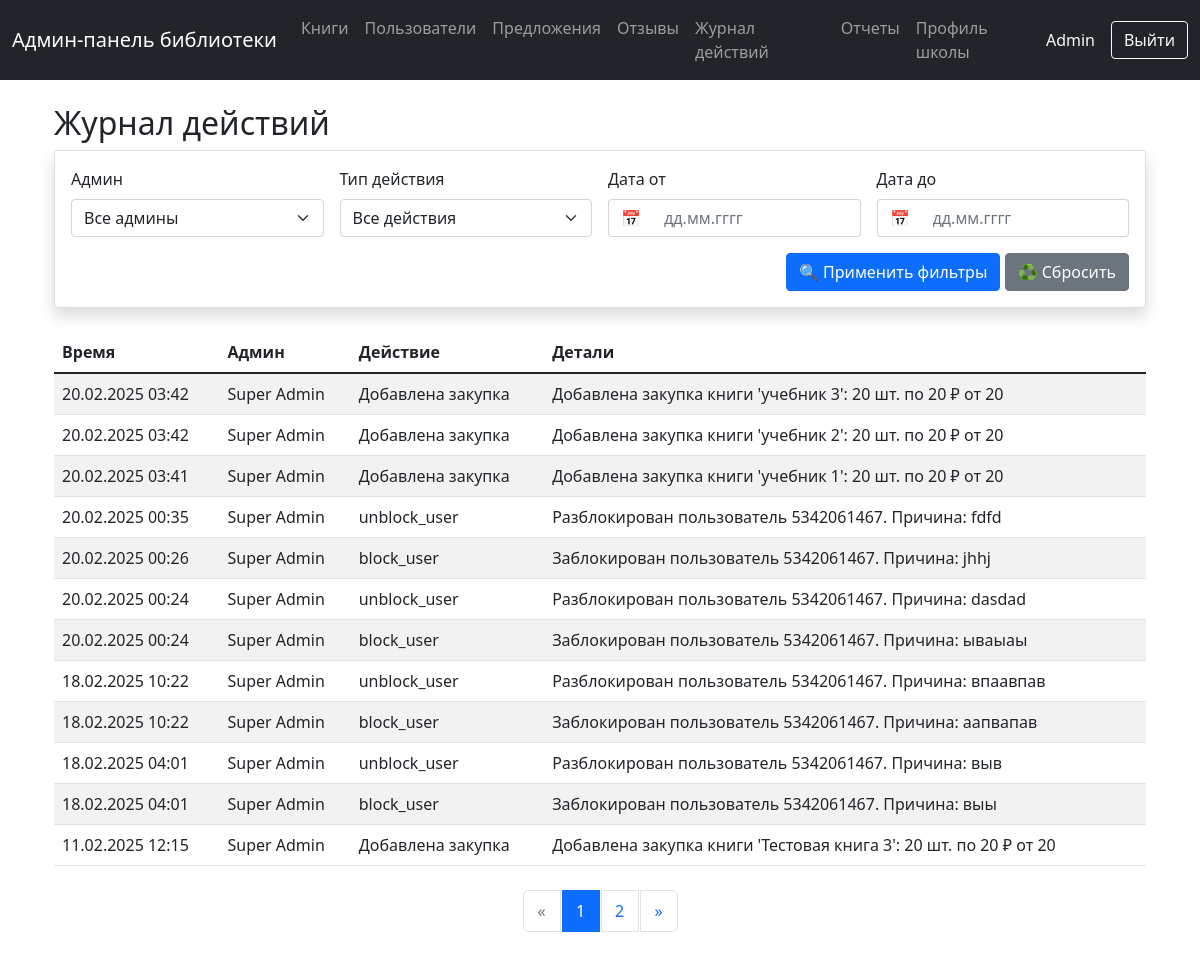
Page /logs (signed in) on the earlier database version.
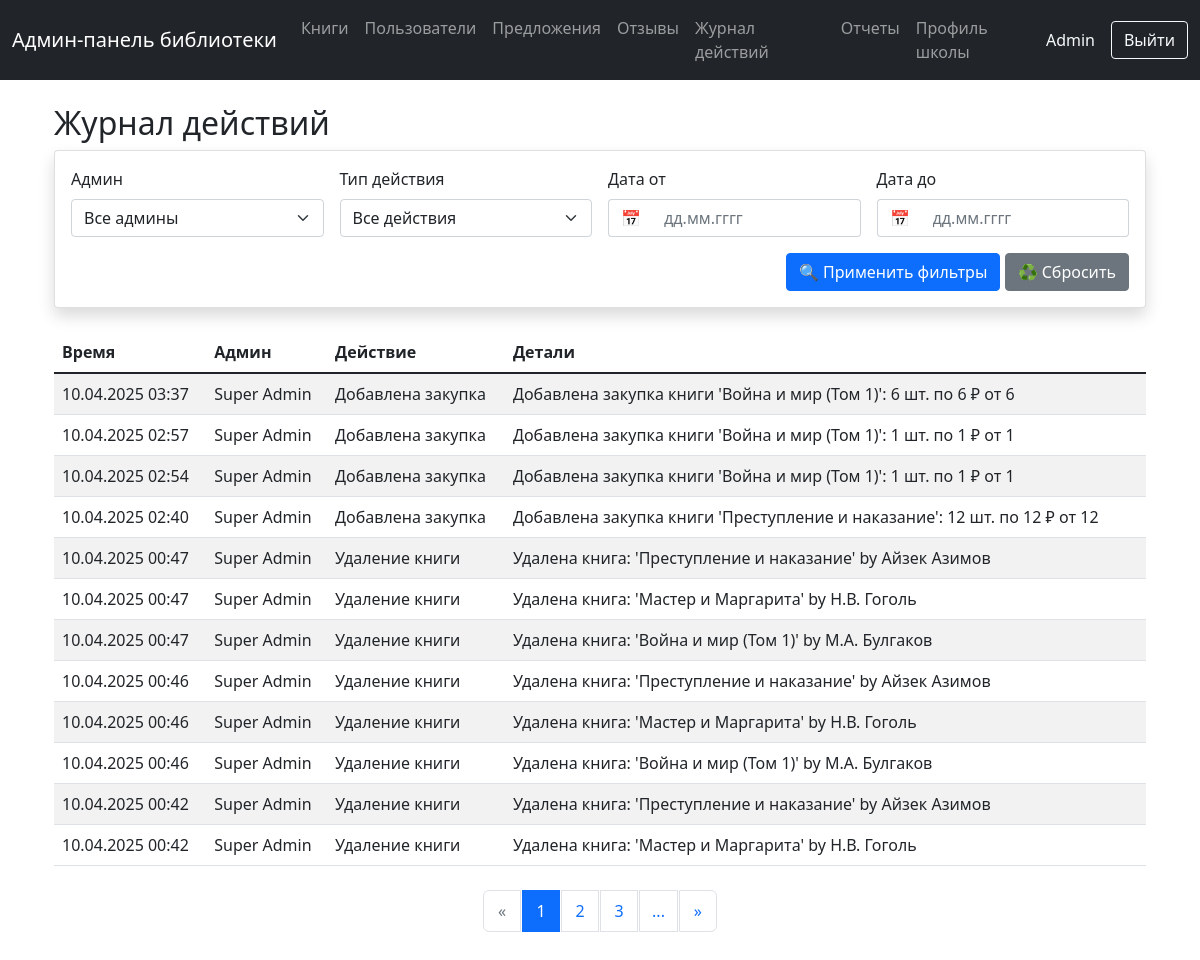
Same page on the later database version.
### tables this page shows
CREATE TABLE admin_logs (
                    id INTEGER PRIMARY KEY AUTOINCREMENT,
                    admin_id INTEGER,
                    action_type TEXT,
                    book_id INTEGER,
                    details TEXT,
                    timestamp TIMESTAMP DEFAULT CURRENT_TIMESTAMP,
                    FOREIGN KEY (admin_id) REFERENCES users (id),
                    FOREIGN KEY (book_id) REFERENCES books (id)
                );

CREATE TABLE users (
                    id INTEGER PRIMARY KEY,
                    username TEXT,
                    full_name TEXT,
                    phone TEXT,
                    role TEXT DEFAULT 'user',
                    is_blocked INTEGER DEFAULT 0,
                    created_at TIMESTAMP DEFAULT CURRENT_TIMESTAMP
                , class TEXT);

### routes.py (the view)
@router.get("/logs")
async def logs_page(
    request: Request,
    page: int = 1,
    admin_id: str = "",
    action_type: str = "",
    date_from: str = "",
    date_to: str = ""
):
    if not is_admin(request):
        return RedirectResponse(url="/login")
    admin_info = get_admin_info(request)
    items_per_page = 12
    try:
        with get_db() as conn:
            cursor = conn.cursor()
            cursor.execute("""
                SELECT DISTINCT u.id, u.full_name, u.username
                FROM admin_logs al
                JOIN users u ON al.admin_id = u.id
                ORDER BY COALESCE(u.full_name, u.username)
            """)
            admins = [{'id': row[0], 'name': row[1] or f"@{row[2]}"} for row in cursor.fetchall()]
            query = """
                SELECT
                    al.id,
                    al.action_type,
                    al.details,
                    strftime('%d.%m.%Y %H:%M', al.timestamp) as formatted_time,
                    u.full_name,
                    u.username
                FROM admin_logs al
                JOIN users u ON al.admin_id = u.id
                WHERE 1=1
            """
            params = []
            if admin_id:
                query += " AND al.admin_id = ?"
                params.append(admin_id)
            if action_type:
                query += " AND al.action_type = ?"
                params.append(action_type)
            if date_from:
                try:
                    day, month, year = date_from.split('.')
                    formatted_date = f"{year}-{month}-{day}"
                    query += " AND date(al.timestamp) >= date(?)"
                    params.append(formatted_date)
                except:
                    pass
            if date_to:
                try:
                    day, month, year = date_to.split('.')
                    formatted_date = f"{year}-{month}-{day}"
                    query += " AND date(al.timestamp) <= date(?)"
                    params.append(formatted_date)
                except:
                    pass
            count_query = f"SELECT COUNT(*) FROM ({query})"
            cursor.execute(count_query, params)
            total_records = cursor.fetchone()[0]
            total_pages = (total_records + items_per_page - 1) // items_per_page
            page = max(1, min(page, total_pages)) if total_pages > 0 else 1
            offset = (page - 1) * items_per_page
            query += " ORDER BY al.timestamp DESC LIMIT ? OFFSET ?"
            params.extend([items_per_page, offset])
            logging.info(f"SQL Query: {query}")
            logging.info(f"Params: {params}")
            cursor.execute(query, params)
            logs = []
            for row in cursor.fetchall():
                logs.append({
                    'id': row[0],
                    'action_type': row[1],
                    'details': row[2],
                    'timestamp': row[3],
                    'admin_name': row[4] or f"@{row[5]}"
                })
            filter_parts = []
            if admin_id:
                filter_parts.append(f"admin_id={admin_id}")
            if action_type:
                filter_parts.append(f"action_type={action_type}")
            if date_from:
                filter_parts.append(f"date_from={date_from}")
            if date_to:
                filter_parts.append(f"date_to={date_to}")
            filter_query = "&".join(filter_parts)
            return templates.TemplateResponse(
                "logs.html",
                {
                    "request": request,
                    "logs": logs,
                    "admin_info": admin_info,
                    "current_page": page,
                    "total_pages": total_pages,
                    "filter_query": filter_query,
                    "filters": {
                        "admin_id": admin_id,
                        "action_type": action_type,
                        "date_from": date_from,
                        "date_to": date_to
                    },
                    "admins": admins
                }
            )
    except Exception as e:
        logging.error(f"Error loading logs: {e}")
        raise HTTPException(status_code=500, detail=str(e))

### admin_panel/templates/logs.html (shortened to what the changed rows need)
{% extends "base.html" %}
{% block content %}
<link rel="stylesheet" href="https://cdn.jsdelivr.net/npm/flatpickr/dist/flatpickr.min.css">
<link rel="stylesheet" href="https://cdn.jsdelivr.net/npm/flatpickr/dist/themes/material_blue.css">
<div class="container mt-4">
    <h2>Журнал действий</h2>
    <div class="table-responsive">
        <table class="table table-striped">
            <thead>
                <tr>
                    <th>Время</th>
                    <th>Админ</th>
                    <th>Действие</th>
                    <th>Детали</th>
                </tr>
            </thead>
            <tbody>
                {% for log in logs %}
                <tr>
                    <td>{{ log.timestamp }}</td>
                    <td>{{ log.admin_name }}</td>
                    <td>
                        {% if log.action_type == 'add_book' %}
                            Добавление книги
                        {% elif log.action_type == 'edit_book' %}
                            Редактирование книги
                        {% elif log.action_type == 'delete_book' %}
                            Удаление книги
                        {% elif log.action_type == 'add_purchase' %}
                            Добавлена закупка
                        {% elif log.action_type == 'write_off_copy' %}
                            Списание экземпляра
                        {% else %}
                            {{ log.action_type }}
                        {% endif %}
                    </td>
                    <td>{{ log.details }}</td>
                </tr>
                {% endfor %}
            </tbody>
        </table>
    </div>
    {% if total_pages > 1 %}
    <nav aria-label="Page navigation" class="mt-4">
        <ul class="pagination justify-content-center">
            {% set start = (current_page - 2) if (current_page - 2) > 0 else 1 %}
            {% set end = (current_page + 2) if (current_page + 2) <= total_pages else total_pages %}
            {% for page in range(start, end + 1) %}
            <li class="page-item {% if page == current_page %}active{% endif %}">
                <a class="page-link" href="?page={{ page }}{{ '&' + filter_query if filter_query }}">{{ page }}</a>
            </li>
            {% endfor %}
            {% if end < total_pages %}
                <li class="page-item">
                    <span class="page-link">...</span>
                </li>
            {% endif %}
        </ul>
    </nav>
    {% endif %}
</div>
{% endblock %}

Differences in the rows shown:
no longer on this page (row unchanged): admin_logs: timestamp "20.02.2025 03:42", admin_name "Super Admin", action_type "Добавлена закупка", details "Добавлена закупка книги 'учебник 3': 20 шт. по 20 ₽ от 20"
no longer on this page (row unchanged): admin_logs: timestamp "20.02.2025 03:42", admin_name "Super Admin", action_type "Добавлена закупка", details "Добавлена закупка книги 'учебник 2': 20 шт. по 20 ₽ от 20"
no longer on this page (row unchanged): admin_logs: timestamp "20.02.2025 03:41", admin_name "Super Admin", action_type "Добавлена закупка", details "Добавлена закупка книги 'учебник 1': 20 шт. по 20 ₽ от 20"
no longer on this page (row unchanged): admin_logs: timestamp "20.02.2025 00:35", admin_name "Super Admin", action_type "unblock_user", details "Разблокирован пользователь 5342061467. Причина: fdfd"
no longer on this page (row unchanged): admin_logs: timestamp "20.02.2025 00:26", admin_name "Super Admin", action_type "block_user", details "Заблокирован пользователь 5342061467. Причина: jhhj"
no longer on this page (row unchanged): admin_logs: timestamp "20.02.2025 00:24", admin_name "Super Admin", action_type "unblock_user", details "Разблокирован пользователь 5342061467. Причина: dasdad"
no longer on this page (row unchanged): admin_logs: timestamp "20.02.2025 00:24", admin_name "Super Admin", action_type "block_user", details "Заблокирован пользователь 5342061467. Причина: ываыаы"
no longer on this page (row unchanged): admin_logs: timestamp "18.02.2025 10:22", admin_name "Super Admin", action_type "unblock_user", details "Разблокирован пользователь 5342061467. Причина: впаавпав"
no longer on this page (row unchanged): admin_logs: timestamp "18.02.2025 10:22", admin_name "Super Admin", action_type "block_user", details "Заблокирован пользователь 5342061467. Причина: аапвапав"
no longer on this page (row unchanged): admin_logs: timestamp "18.02.2025 04:01", admin_name "Super Admin", action_type "unblock_user", details "Разблокирован пользователь 5342061467. Причина: выв"
no longer on this page (row unchanged): admin_logs: timestamp "18.02.2025 04:01", admin_name "Super Admin", action_type "block_user", details "Заблокирован пользователь 5342061467. Причина: выы"
no longer on this page (row unchanged): admin_logs: timestamp "11.02.2025 12:15", admin_name "Super Admin", action_type "Добавлена закупка", details "Добавлена закупка книги 'Тестовая книга 3': 20 шт. по 20 ₽ от 20"
added admin_logs: timestamp "10.04.2025 03:37", admin_name "Super Admin", action_type "Добавлена закупка", details "Добавлена закупка книги 'Война и мир (Том 1)': 6 шт. по 6 ₽ от 6"
added admin_logs: timestamp "10.04.2025 02:57", admin_name "Super Admin", action_type "Добавлена закупка", details "Добавлена закупка книги 'Война и мир (Том 1)': 1 шт. по 1 ₽ от 1"
added admin_logs: timestamp "10.04.2025 02:54", admin_name "Super Admin", action_type "Добавлена закупка", details "Добавлена закупка книги 'Война и мир (Том 1)': 1 шт. по 1 ₽ от 1"
added admin_logs: timestamp "10.04.2025 02:40", admin_name "Super Admin", action_type "Добавлена закупка", details "Добавлена закупка книги 'Преступление и наказание': 12 шт. по 12 ₽ от 12"
added admin_logs: timestamp "10.04.2025 00:47", admin_name "Super Admin", action_type "Удаление книги", details "Удалена книга: 'Преступление и наказание' by Айзек Азимов"
added admin_logs: timestamp "10.04.2025 00:47", admin_name "Super Admin", action_type "Удаление книги", details "Удалена книга: 'Мастер и Маргарита' by Н.В. Гоголь"
added admin_logs: timestamp "10.04.2025 00:47", admin_name "Super Admin", action_type "Удаление книги", details "Удалена книга: 'Война и мир (Том 1)' by М.А. Булгаков"
added admin_logs: timestamp "10.04.2025 00:46", admin_name "Super Admin", action_type "Удаление книги", details "Удалена книга: 'Преступление и наказание' by Айзек Азимов"
added admin_logs: timestamp "10.04.2025 00:46", admin_name "Super Admin", action_type "Удаление книги", details "Удалена книга: 'Мастер и Маргарита' by Н.В. Гоголь"
added admin_logs: timestamp "10.04.2025 00:46", admin_name "Super Admin", action_type "Удаление книги", details "Удалена книга: 'Война и мир (Том 1)' by М.А. Булгаков"
added admin_logs: timestamp "10.04.2025 00:42", admin_name "Super Admin", action_type "Удаление книги", details "Удалена книга: 'Преступление и наказание' by Айзек Азимов"
added admin_logs: timestamp "10.04.2025 00:42", admin_name "Super Admin", action_type "Удаление книги", details "Удалена книга: 'Мастер и Маргарита' by Н.В. Гоголь"
Other differences:
new list line: "3"
